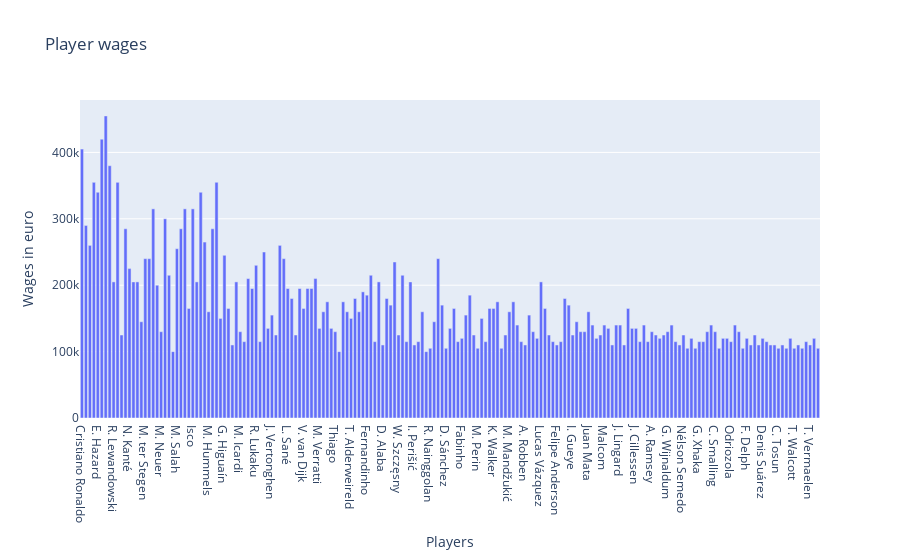

This figure's notebook cell:
### Code cell
#read data from dataset
player_wage = data.filter(['ID','Name','Wage'])
#cereate a new column apply function
player_wage['actual_wage'] = player_wage['Wage'].apply(change_form_of_value)

# test_123 = player_wage[player_wage.actual_wage >= 100000 & player_wage.actual_wage <= 500000]

player_wage['wage_euro'] = player_wage.actual_wage.apply(range_wage)
#drop null values
player_wage.dropna(inplace=True)
#drop unnecessary columns
player_wage.drop(columns=['Wage','actual_wage'],inplace=True)
#plot a bar graph
fig = px.bar(data_frame=player_wage, x='Name', y='wage_euro',
            title='Player wages')
fig.update_xaxes(title_text="Players")
fig.update_yaxes(title_text="Wages in euro")
fig.show()

### Figure 1 — Plotly figure (JSON) as saved in the notebook; plotly's stock layout.template omitted (floating-point values rounded to 4 significant figures; data arrays with more than 128 entries replaced by an {"elided": "..."} marker saying what was removed)
{"data": [{"alignmentgroup": "True", "hovertemplate": "Name=%{x}<br>wage_euro=%{y}<extra></extra>", "legendgroup": "", "marker": {"color": "#636efa"}, "name": "", "offsetgroup": "", "orientation": "v", "showlegend": false, "textposition": "auto", "type": "bar", "x": {"elided": "187 str values"}, "xaxis": "x", "y": {"elided": "187 int values"}, "yaxis": "y"}], "layout": {"autosize": true, "barmode": "relative", "legend": {"tracegroupgap": 0}, "title": {"text": "Player wages"}, "xaxis": {"anchor": "y", "autorange": true, "domain": [0, 1], "range": [-0.5, 186.5], "title": {"text": "Players"}, "type": "category"}, "yaxis": {"anchor": "x", "autorange": true, "domain": [0, 1], "range": [0, 478900.0], "title": {"text": "Wages in euro"}, "type": "linear"}}}
